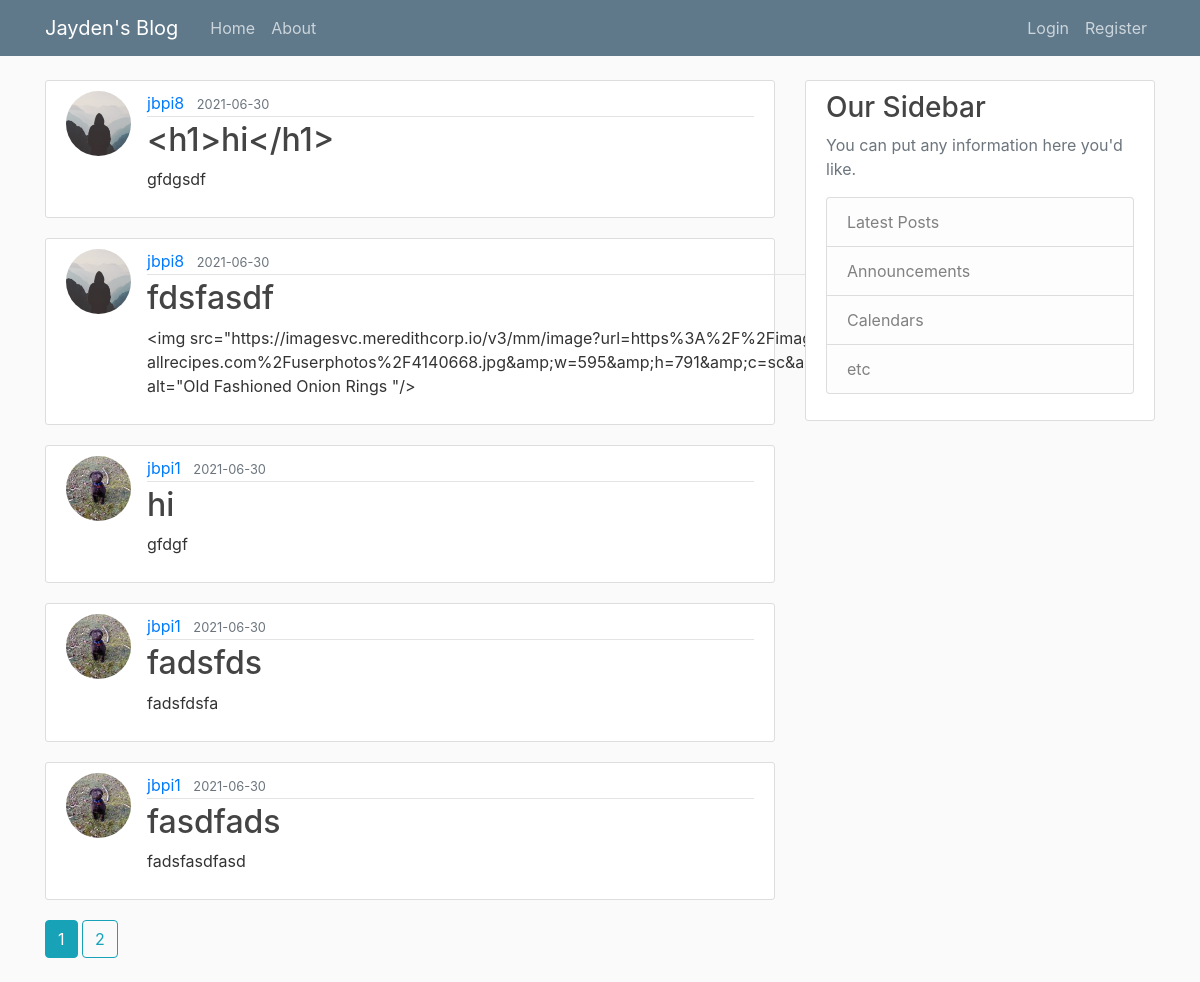
The page /home on the database its author committed.
### flaskblog/models.py (models this page shows, shortened)
class Post(db.Model):
    id = db.Column(db.Integer, primary_key=True)
    title = db.Column(db.String(100), nullable=False)
    date_posted = db.Column(db.DateTime, nullable=False, default=datetime.utcnow)
    content = db.Column(db.Text, nullable=False)
    user_id = db.Column(db.Integer, db.ForeignKey('user.id'), nullable=False)

class User(db.Model, UserMixin):
    id = db.Column(db.Integer, primary_key=True)
    username = db.Column(db.String(20), unique=True, nullable=False)
    email = db.Column(db.String(120), unique=True, nullable=False)
    image_file = db.Column(db.String(20), nullable=False, default='default.jpg')
    password = db.Column(db.String(60), nullable=False)
    posts = db.relationship('Post', backref='author', lazy=True)

### flaskblog/routes.py (the view)
@app.route("/")
@app.route("/home")
def home():
    page = request.args.get('page', 1, type=int)
    posts = Post.query.order_by(Post.date_posted.desc()).paginate(page=page, per_page=5)
    return render_template('home.html', posts=posts)

### flaskblog/templates/home.html
{% extends "layout.html" %}
{% block content %}
    {% for post in posts.items %}
        <article class="media content-section">
          <img class="rounded-circle article-img" src="{{ url_for('static', filename='profile_pics/' + post.author.image_file) }}">
          <div class="media-body">
            <div class="article-metadata">
              <a class="mr-2" href="{{ url_for('user_posts', username=post.author.username) }}">{{ post.author.username }}</a>
              <small class="text-muted">{{ post.date_posted.strftime('%Y-%m-%d') }}</small>
            </div>
            <h2><a class="article-title" href="{{ url_for('post', post_id=post.id) }}">{{ post.title }}</a></h2>
            <p class="article-content">{{ post.content }}</p>
          </div>
        </article>
    {% endfor %}
    {% for page_num in posts.iter_pages(left_edge=1, right_edge=1, left_current=1, right_current=2) %}
      {% if page_num%}
        {% if posts.page == page_num%}
        <a class="btn btn-info mb-4" href="{{ url_for('home', page=page_num)}}">{{ page_num }}</a>
      {% else %}
      <a class="btn btn-outline-info mb-4" href="{{ url_for('home', page=page_num)}}">{{ page_num }}</a>
      {% endif %}
      {% else %}
      ...
      {% endif %}
    {% endfor %}
{% endblock content %}

### flaskblog/templates/layout.html (shortened to what this page needs)
<!DOCTYPE html>
<html>
<head>
    <link rel="stylesheet" href="https://maxcdn.bootstrapcdn.com/bootstrap/4.0.0/css/bootstrap.min.css">
    <link rel="stylesheet" type="text/css" href="{{ url_for('static', filename='main.css') }}">
</head>
<body>
    <header class="site-header">
      <nav class="navbar navbar-expand-md navbar-dark bg-steel fixed-top">
        <div class="container">
          <a class="navbar-brand mr-4" href="/">Jayden's Blog</a>
          <div class="collapse navbar-collapse" id="navbarToggle">
            <div class="navbar-nav mr-auto">
              <a class="nav-item nav-link" href="{{ url_for('home') }}">Home</a>
              <a class="nav-item nav-link" href="{{ url_for('about') }}">About</a>
            </div>
            <div class="navbar-nav">
              {% if current_user.is_authenticated %}
              <a class="nav-item nav-link" href="{{ url_for('new_post') }}">New Post</a>
              <a class="nav-item nav-link" href="{{ url_for('account') }}">Account</a>
                  <a class="nav-item nav-link" href="{{ url_for('logout') }}">Logout</a>
                {% else %}
                  <a class="nav-item nav-link" href="{{ url_for('login') }}">Login</a>
                  <a class="nav-item nav-link" href="{{ url_for('register') }}">Register</a>
                {% endif %}
            </div>
          </div>
        </div>
      </nav>
    </header>
    <main role="main" class="container">
      <div class="row">
        <div class="col-md-8">
          {% block content %}{% endblock %}
        </div>
        <div class="col-md-4">
          <div class="content-section">
            <h3>Our Sidebar</h3>
            <p class='text-muted'>You can put any information here you'd like.
              <ul class="list-group">
                <li class="list-group-item list-group-item-light">Latest Posts</li>
                <li class="list-group-item list-group-item-light">Announcements</li>
                <li class="list-group-item list-group-item-light">Calendars</li>
                <li class="list-group-item list-group-item-light">etc</li>
              </ul>
            </p>
          </div>
        </div>
      </div>
    </main>
</body>
</html>

### flaskblog/static/main.css (style rules this page uses)
body { background: #fafafa; color: #333333; margin-top: 5rem; }
h1, h2, h3, h4, h5, h6 { color: #444444; }
.bg-steel { background-color: #5f788a; }
.site-header .navbar-nav .nav-link { color: #cbd5db; }
.content-section { background: #ffffff; padding: 10px 20px; border: 1px solid #dddddd; border-radius: 3px; margin-bottom: 20px; }
.article-title { color: #444444; }
.article-content { white-space: pre-line; }
.article-img { height: 65px; width: 65px; margin-right: 16px; }
.article-metadata { padding-bottom: 1px; margin-bottom: 4px; border-bottom: 1px solid #e3e3e3 }

### rows shown on the page
Post: image_file (placeholder picture), author.username "jbpi8", date_posted "2021-06-30", title "<h1>hi</h1>", content "gfdgsdf"
Post: image_file (placeholder picture), author.username "jbpi8", date_posted "2021-06-30", title "fdsfasdf", content "<img src=\"https://imagesvc.meredithcorp.io/v3/mm/image?url=https%3A%2F%2Fimages.media-allrecipes.com%2Fuserphotos%2F4140668.jpg&amp;w=595&amp;h=791&amp;c=sc&amp;poi=face&amp;q=85\" alt=\"Old Fashioned Onion Rings \"/>"
Post: image_file (picture), author.username "jbpi1", date_posted "2021-06-30", title "hi", content "gfdgf"
Post: image_file (picture), author.username "jbpi1", date_posted "2021-06-30", title "fadsfds", content "fadsfdsfa"
Post: image_file (picture), author.username "jbpi1", date_posted "2021-06-30", title "fasdfads", content "fadsfasdfasd"

### other values the page prints
{{ page_num }} "1"
{{ page_num }} "2"
